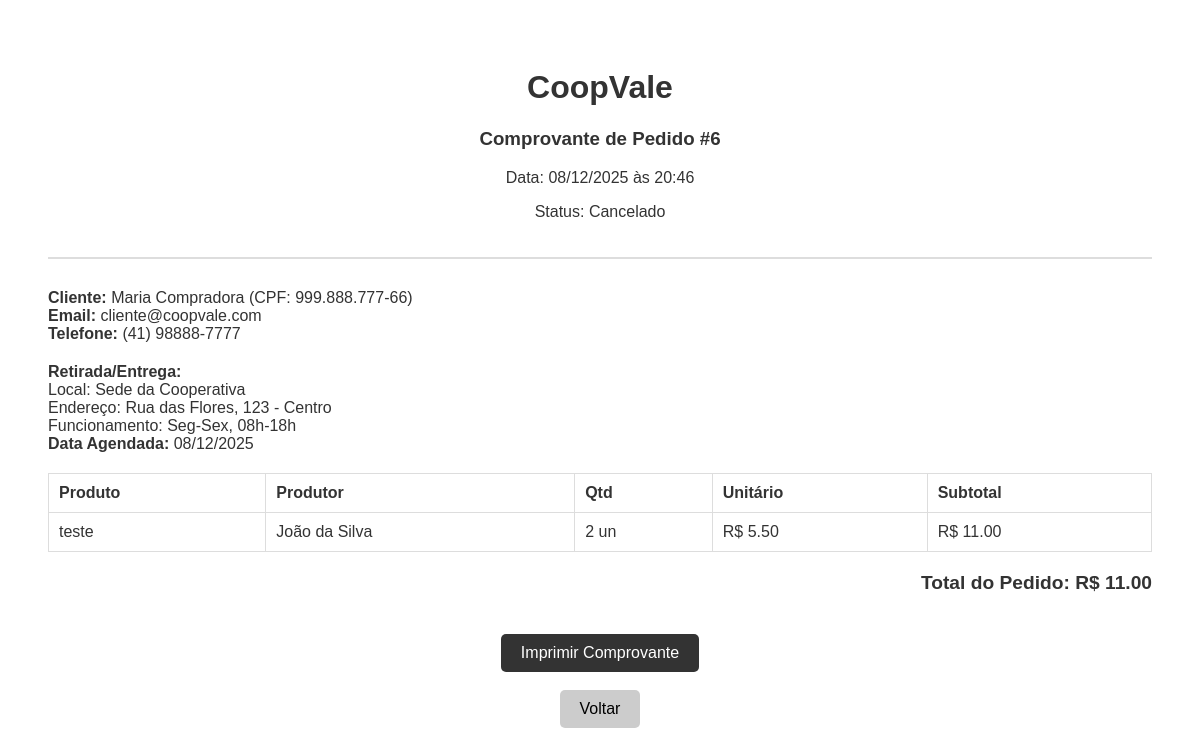
/pedidos/comprovante/6 (signed in), run on an earlier commit of the app's database.
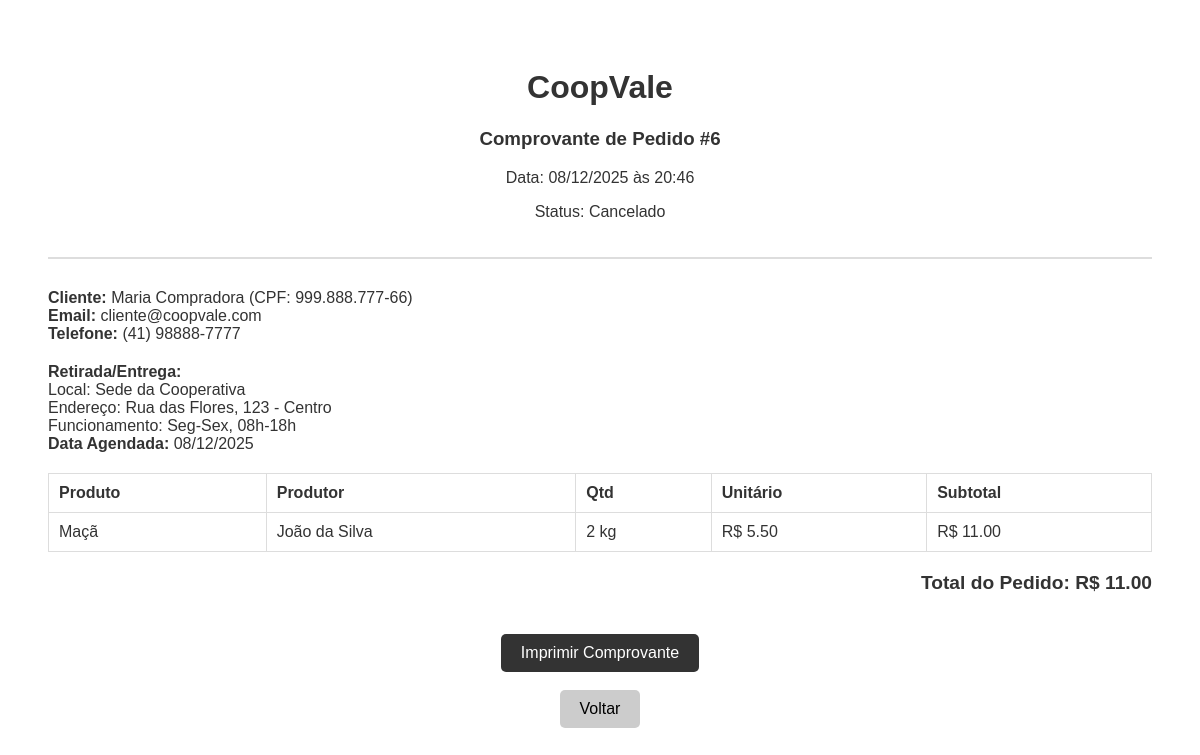
And on a later commit of the database.
### app/models/models.py (models this page shows, shortened)
class ItemPedido(db.Model):
    __tablename__ = 'pedidos_itens'
    id = db.Column(db.Integer, primary_key=True)
    pedido_id = db.Column(db.Integer, db.ForeignKey(
        'pedido.id'), nullable=False)
    produto_id = db.Column(db.Integer, db.ForeignKey(
        'produto.id'), nullable=False)
    quantidade = db.Column(db.Integer, nullable=False)
    preco_unitario = db.Column(db.Float, nullable=False)
    produto = db.relationship('Produto')

class Produto(db.Model):
    __tablename__ = 'produto'  # Adicione isso para consistência
    id = db.Column(db.Integer, primary_key=True)
    nome = db.Column(db.String(100), nullable=False)
    descricao = db.Column(db.Text)
    preco = db.Column(db.Float, nullable=False)
    unidade = db.Column(db.String(10))
    estoque = db.Column(db.Integer, default=0)
    imagens = db.Column(db.String(200))
    preco_promocional = db.Column(db.Float, nullable=True)
    quantidade_minima = db.Column(db.Float, default=1.0)
    origem = db.Column(db.String(100), nullable=True)
    info_nutricional = db.Column(db.Text, nullable=True)
    disponivel_inicio = db.Column(db.Date, nullable=True)
    disponivel_fim = db.Column(db.Date, nullable=True)
    produtor_id = db.Column(db.Integer, db.ForeignKey(
        "produtor.id"), nullable=False)
    categoria_id = db.Column(db.Integer, db.ForeignKey(
        "categoria.id"), nullable=False)

class Produtor(db.Model):
    id = db.Column(db.Integer, primary_key=True)
    usuario_id = db.Column(db.Integer, db.ForeignKey(
        "usuario.id"), unique=True, nullable=False)
    nome = db.Column(db.String(100), nullable=False)
    cpf = db.Column(db.String(14))
    telefone = db.Column(db.String(20))
    endereco = db.Column(db.Text)
    certificacoes = db.Column(db.Text)
    produtos = db.relationship("Produto", backref="produtor", lazy=True)
    categorias = db.relationship('Categoria', secondary=produtor_categoria,
                                 lazy='subquery', backref=db.backref('produtores', lazy=True))

### app/blueprints/pedidos/routes.py (the view)
@pedidos_bp.route("/comprovante/<int:pedido_id>")
@login_required
def comprovante(pedido_id):
    pedido = Pedido.query.get_or_404(pedido_id)
    if current_user.tipo_usuario != 'admin' and \
       (current_user.cliente and pedido.cliente_id != current_user.cliente.id) and \
       (current_user.tipo_usuario != 'produtor'):
        flash("Acesso negado.")
        return redirect(url_for('index'))
    return render_template("pedidos/comprovante.html", pedido=pedido)

### app/models/models.py (called while the page is built)
    @property
    def is_active(self):
        return self.ativo

### app/templates/pedidos/comprovante.html (shortened to what this page needs)
<!DOCTYPE html>
<html lang="pt-br">
<head>
</head>
<body>
    <div class="header">
        <h1>CoopVale</h1>
        <h3>Comprovante de Pedido #{{ pedido.id }}</h3>
        <p>Data: {{ pedido.data.strftime('%d/%m/%Y às %H:%M') }}</p>
        <p>Status: {{ pedido.status }}</p>
    </div>
    <div class="info-group">
        <strong>Cliente:</strong> {{ pedido.cliente.nome }} (CPF: {{ pedido.cliente.cpf or '-' }})<br>
        <strong>Email:</strong> {{ pedido.cliente.usuario.email }}<br>
        <strong>Telefone:</strong> {{ pedido.cliente.telefone }}
    </div>
    <div class="info-group">
        <strong>Retirada/Entrega:</strong><br>
        {% if pedido.ponto_retirada %}
        Local: {{ pedido.ponto_retirada.nome }}<br>
        Endereço: {{ pedido.ponto_retirada.endereco }}<br>
        Funcionamento: {{ pedido.ponto_retirada.horarios }}
        {% else %}
        Local não selecionado.
        {% endif %}
        <br>
        <strong>Data Agendada:</strong> {{ pedido.data_agendada.strftime('%d/%m/%Y') if pedido.data_agendada else 'A
        combinar' }}
    </div>
    <table class="table">
        <thead>
            <tr>
                <th>Produto</th>
                <th>Produtor</th>
                <th>Qtd</th>
                <th>Unitário</th>
                <th>Subtotal</th>
            </tr>
        </thead>
        <tbody>
            {% for item in pedido.itens %}
            <tr>
                <td>{{ item.produto.nome }}</td>
                <td>{{ item.produto.produtor.nome }}</td>
                <td>{{ item.quantidade }} {{ item.produto.unidade }}</td>
                <td>R$ {{ "%.2f"|format(item.preco_unitario) }}</td>
                <td>R$ {{ "%.2f"|format(item.preco_unitario * item.quantidade) }}</td>
            </tr>
            {% endfor %}
        </tbody>
    </table>
    <div class="total">
        Total do Pedido: R$ {{ "%.2f"|format(pedido.total) }}
    </div>
    <div style="margin-top: 40px; text-align: center;">
        <a href="javascript:window.print()" class="btn-print">Imprimir Comprovante</a>
        <br><br>
        <a href="{{ url_for('cliente.painel') }}" class="btn-print" style="background: #ccc; color: black;">Voltar</a>
    </div>
</body>
</html>

What changed in the data, as far as the page shows it:
changed through a linked row, ItemPedido "João da Silva": produto.nome "teste" → "Maçã"; produto.unidade "un" → "kg"
